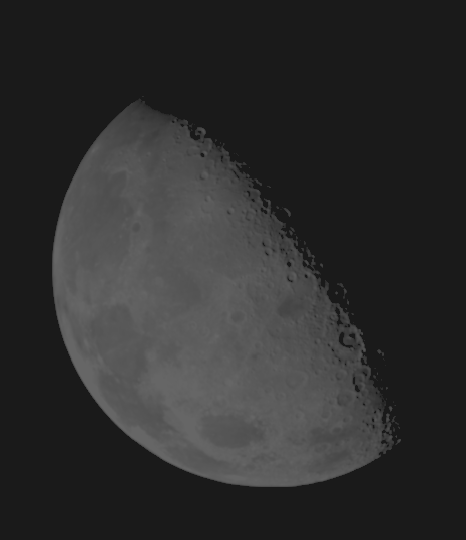
%> input picture blurry_moon_1.tif, 466 x 540 px
$ octave work0925_3_1.m   (GNU Octave 9; MATLAB toolbox functions it lacks are replaced by stand-ins)
%> lines starting %> are read from the running program, lines starting %| are printed output that depends on the picture; in (x1, y1, x2, y2) boxes, pixels count from 0 and x2, y2 are one past the last pixel; in counts of white or black regions, pixels touching at a corner belong together; the program's own positions count from 1
%
% @author 憨豆酒 YinDou
% @date 20190925
% @description 图像算数,增加细节

clc;
clear;
original_image=imread('blurry_moon_1.tif');
%> original_image is the input picture: size 540x466 uint8; min 26, max 102, mean 46.1
subplot(5, 2, 1),imshow(original_image);
subplot(5, 2, 2),imhist(original_image);

% 普通公式变换
arithmetic_image = imsubtract(immultiply(original_image, 2), 50);
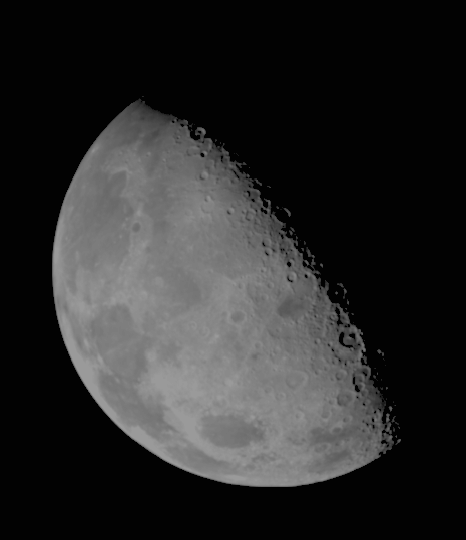
%> arithmetic_image: size 540x466 uint8; min 2, max 154, mean 42.2
subplot(5, 2, 3),imshow(arithmetic_image);
subplot(5, 2, 4),imhist(arithmetic_image);
title('2x-50')

% gamma = 1 表示线性变换
processing_image = imadjust(original_image, [0.08 0.4], [0 1], 1);
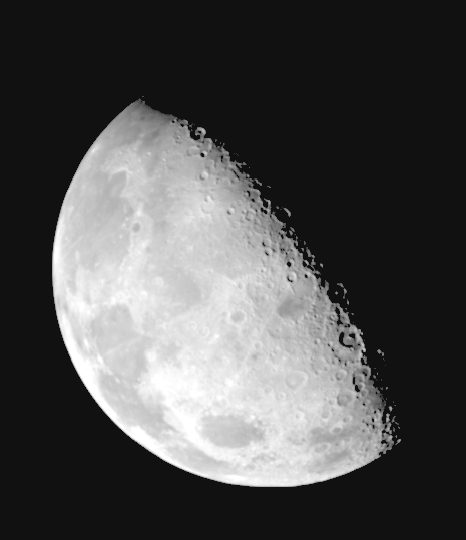
%> processing_image: size 540x466 uint8; min 17, max 255, mean 80
subplot(5, 2, 5),imshow(processing_image);
subplot(5, 2, 6),imhist(processing_image);

% 曝光 Complementing only dark pixels
comp_dark_pixels = processing_image >128;
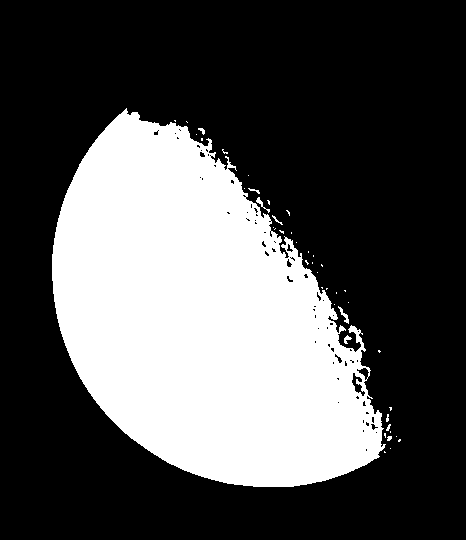
%> comp_dark_pixels: size 540x466 logical; 32.5% white; 44 white regions (36 under 20 px), largest, box (x1, y1, x2, y2) and area: (52, 108, 386, 487) 81469, (338, 306, 349, 324) 59, (256, 197, 270, 213) 49
subplot(5, 2, 7),imshow(comp_dark_pixels);
subplot(5, 2, 8),imhist(comp_dark_pixels);

% gamma = 1.5 非线性变换
processing_image = imadjust(original_image, [0.08 0.4], [0 1], 1.5);
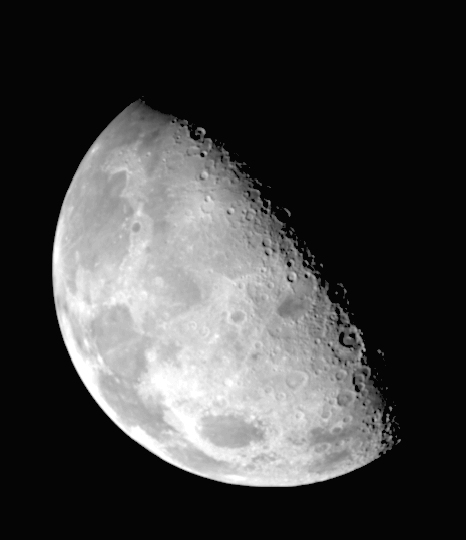
%> processing_image: size 540x466 uint8; min 5, max 255, mean 65
subplot(5, 2, 9),imshow(processing_image);
subplot(5, 2, 10),imhist(processing_image);
%> after `imhist(processing_image)`:
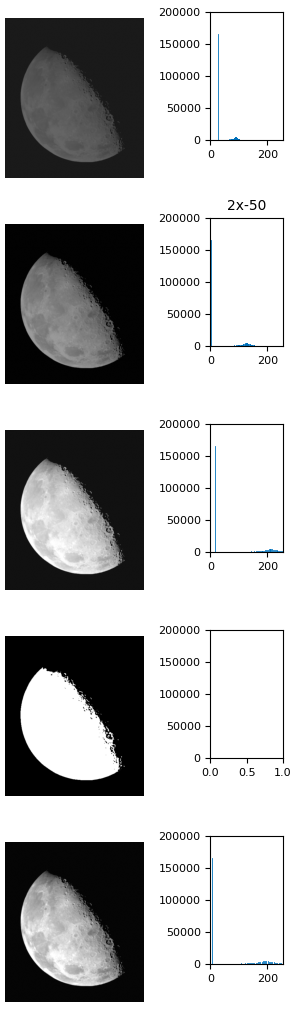
%> figure redrawn from the program's plot data, 10 panels
